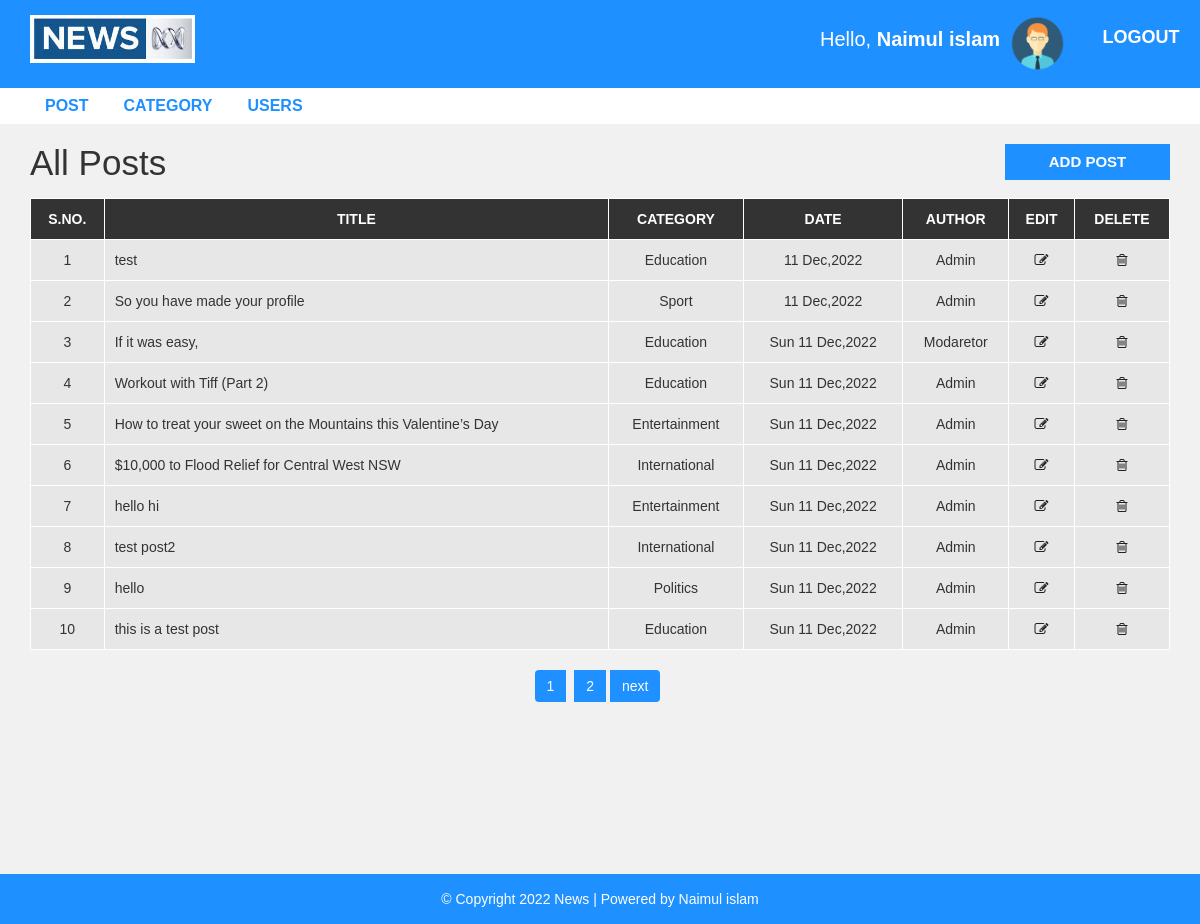
/admin/post.php (signed in), run on the app's committed database.
### tables this page shows
CREATE TABLE `post` (
  `post_id` int(11) NOT NULL,
  `post_title` text NOT NULL,
  `post_cate` varchar(250) NOT NULL,
  `post_decs` text NOT NULL,
  `post_img` varchar(250) NOT NULL,
  `post_ath` varchar(250) NOT NULL,
  `post_date` varchar(250) NOT NULL
);

CREATE TABLE `category` (
  `cate_id` int(11) NOT NULL,
  `cate_name` varchar(250) NOT NULL,
  `noPost` varchar(250) NOT NULL
);

### admin/post.php (the view, shortened to what this page needs)
<?php
if(isset($_SESSION["id"])){
?>
<?php include "header.php"; ?>
  <div id="admin-content">
      <div class="container">
          <div class="row">
              <div class="col-md-10">
                  <h1 class="admin-heading">All Posts</h1>
              </div>
              <div class="col-md-2">
                  <a class="add-new" href="add-post.php">add post</a>
              </div>
              <div class="col-md-12">
                  <table class="content-table">
                      <thead>
                          <th>S.No.</th>
                           <th>Title</th>
                          <th>Category</th>
                          <th>Date</th>
                          <th>Author</th>
                          <th>Edit</th>
                          <th>Delete</th>
                      </thead>
                      <?php
                        require_once("config.php");
                        $limit = 10;
                        if(isset($_REQUEST['page'])){
                            $page = $_REQUEST['page'];
                        }else{
                          $page = 1;
                        }
                        $offset =($page - 1)  * $limit;
                      $sql = "SELECT * FROM post
                       LEFT JOIN category ON post.post_cate = category.cate_id ORDER BY post.post_id DESC LIMIT {$offset},{$limit}";
                      $run = mysqli_query($con, $sql);
                      if($run==true){
                        $count = 1;
                        while($row=mysqli_fetch_array($run)){
                            ?>
                      <tbody>
                          <tr>
                            <td><?php echo $count;$count++; ?></td>
                             <td><?php echo $row['post_title'] ?></td>
                              <td><?php echo $row['cate_name'] ?></td>
                              <td><?php echo $row['post_date'] ?></td>
                              <td><?php
                              if($row['post_ath']==0){
                               echo "Modaretor";
                              }else{
                             echo "Admin";
                              }
                              ?></td>
                              <td class='edit'><a href='update-post.php?id=<?php echo $row['post_id'] ?>&cateid=<?php echo$row['post_cate'] ?>'><i class='fa fa-edit'></i></a></td>
                              <td class='delete'><a href='delete-post.php?id=<?php echo $row['post_id']?>&cateid=<?php echo$row['post_cate'] ?>'><i class='fa fa-trash-o'></i></a></td>
                          </tr>
                           <?php
                                }
                                }?>
                  </table>
                  <?php
                    $sql1 = "SELECT * FROM post";
                    $run1 = mysqli_query($con, $sql1);
                    $totalrecoard= mysqli_num_rows($run1);
                    $totalpage = ceil($totalrecoard / $limit);
                    echo"<ul class='pagination admin-pagination'>";
                    for ($i =1; $i <= $totalpage;$i++){
                      if($i==$page){
                       $active = "active";
                      }else{
                       $active = "";
                      }
                     echo '
                    <li><a class="'.$active.'" href="post.php?page='.$i.'">'.$i.'</a></li>';
                    }
                    if($totalpage>$page){
                        echo '<li><a href="post.php?page='.($page+1).'">next</a></li>';
                      }
                    echo"</ul>";
                  ?>
              </div>
          </div>
      </div>
  </div>
<?php include "footer.php"; ?>
<?php
}else{
    header("Location:index.php");
}
?>

### css/style.css (style rules this page uses)
body { background: #f1f1f1; font-family: sans-serif,arial,Helvetica; }
a, a:hover, a:focus { text-decoration: none; outline: none; }
ul { margin:0; padding:0; list-style:none; }
#admin-content { padding: 20px 0; min-height: 750px; }
#admin-content .admin-heading { font-size: 35px; margin: 0 0 15px; }
#admin-content .add-new { color: #fff; background-color: #1E90FF; font-size: 15px; font-weight: 600; text-align: center; text-transform: uppercase; padding: 7px 10px; display: block; transition: all 0.3s; }
#admin-content .content-table { border: 1px solid #000; width: 100%; margin: 0 0 20px; }
#admin-content .content-table thead { color: #fff; background-color: #333; }
#admin-content .content-table th { padding: 10px; border: 1px solid #fff; font-weight: 600; text-align: center; text-transform: uppercase; }
#admin-content .content-table tbody { color: #333; }
#admin-content .content-table tbody tr { background-color: #e7e7e7; }
#admin-content .content-table tbody td { padding: 10px; border: 1px solid #fff; text-align: center; }
#admin-content .content-table tbody td:nth-child(2) { text-align: left; }
#admin-content .admin-pagination { margin: 0; }
#admin-content .admin-pagination li a { display: block; }
.id, .edit, .delete { text-align:center; }
.pagination { display: block; text-align: center; margin: 0; }
.pagination li { display:inline-block; margin: 0 5px 0 0; }
.pagination li a { border: none; background: #1e90ff; color: #fff; }
i.fa { color:#222; }

### data on the page
post: post_title "test", category.cate_name "Education", post_date "11 Dec,2022", post_ath "Admin"
post: post_title "So you have made your profile", category.cate_name "Sport", post_date "11 Dec,2022", post_ath "Admin"
post: post_title "If it was easy,", category.cate_name "Education", post_date "Sun 11 Dec,2022", post_ath "Modaretor"
post: post_title "Workout with Tiff (Part 2)", category.cate_name "Education", post_date "Sun 11 Dec,2022", post_ath "Admin"
post: post_title "How to treat your sweet on the Mountains this Valentine’s Day", category.cate_name "Entertainment", post_date "Sun 11 Dec,2022", post_ath "Admin"
post: post_title "$10,000 to Flood Relief for Central West NSW", category.cate_name "International", post_date "Sun 11 Dec,2022", post_ath "Admin"
post: post_title "hello hi", category.cate_name "Entertainment", post_date "Sun 11 Dec,2022", post_ath "Admin"
post: post_title "test post2", category.cate_name "International", post_date "Sun 11 Dec,2022", post_ath "Admin"
post: post_title "hello", category.cate_name "Politics", post_date "Sun 11 Dec,2022", post_ath "Admin"
post: post_title "this is a test post", category.cate_name "Education", post_date "Sun 11 Dec,2022", post_ath "Admin"

### other printed values
$_SESSION['name'] "Naimul islam"
